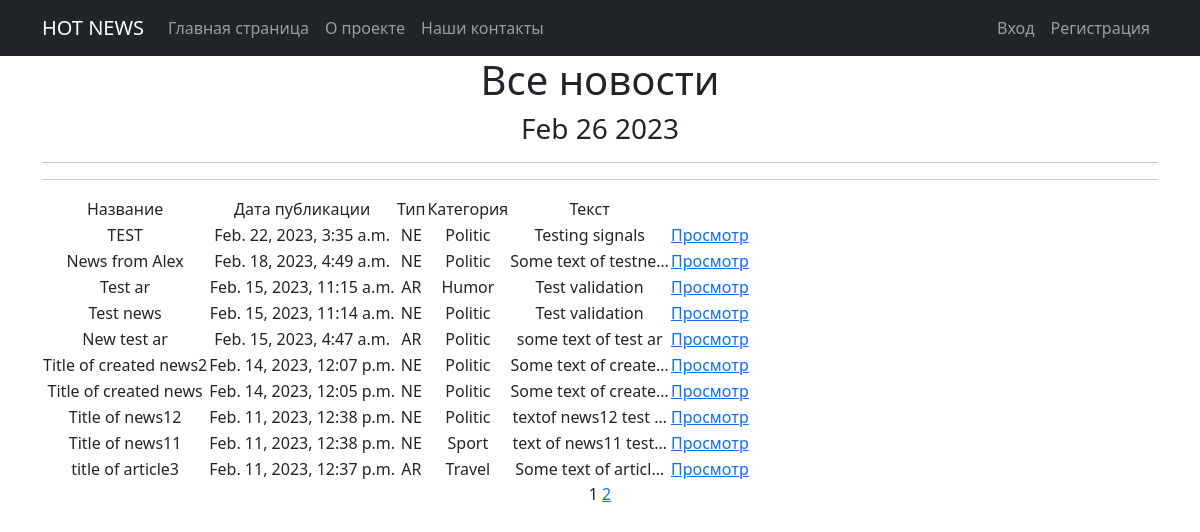
The page /news/ on the database as committed earlier.
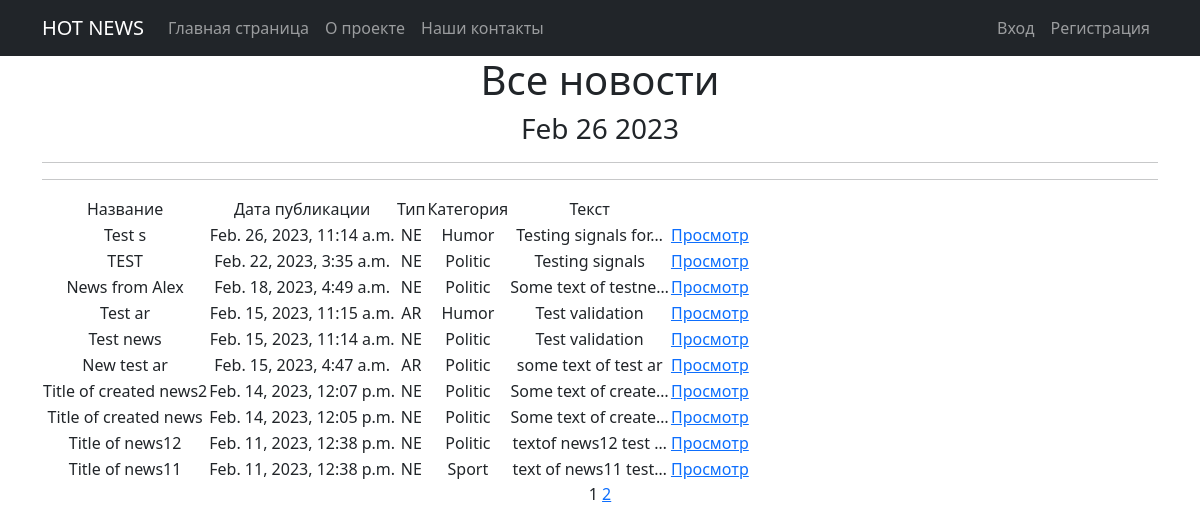
The same page on the database as committed later.
### news/models.py (models this page shows, shortened)
class Post(models.Model):
    author = models.ForeignKey(Author, to_field='authorUser_id', on_delete=models.CASCADE)
    NEWS = 'NE'
    ARTICLE = 'AR'
    CATEGORY_CHOISE = (
        (NEWS, 'Новость'),
        (ARTICLE, 'Статья'),
    )
    category_type = models.CharField(max_length=2, choices=CATEGORY_CHOISE, default=ARTICLE)
    dateCreation = models.DateTimeField(auto_now_add=True)
    postCategory = models.ManyToManyField(Category, through='PostCategory')
    title = models.CharField(max_length=128)
    text = models.TextField()
    rating = models.SmallIntegerField(default=0)

class Category(models.Model):
    name = models.CharField(max_length=32, unique=True)
    subscribers = models.ManyToManyField(User, blank=True, null=True, related_name='categories')

### news/views.py (the view)
# urls.py: path('news/', NewsList.as_view(), name='news_list'),
class NewsList(ListView):
    model = Post
    ordering = '-dateCreation'
    template_name = 'news_list.html'
    context_object_name = 'posts'
    paginate_by = 10
    def get_context_data(self, **kwargs):
        context = super().get_context_data(**kwargs)
        context['time_now'] = datetime.utcnow()
        return context

### news/templatetags/custom_filters.py (called while the page is built)
@register.filter()
def censor(value):
    if not isinstance(value, str):
        raise TypeError("Value must be a string")
    else:
        bad_words = ['badword1', 'badword2', 'badword3']
        words = value.split()
        for i, word in enumerate(words):
            if word.lower() in bad_words:
                words[i] = word[0] + "*" * (len(word) - 1)
        return " ".join(words)

### templates/news_list.html (shortened to what this page needs)
{% extends 'flatpages/default.html' %}
{% load custom_filters %}
{% block content %}
   <h1>Все новости</h1>
   <h3>{{ time_now|date:'M d Y' }}</h3>
   <hr>
   <hr>
   {% if posts %}
       <table>
           <tr>
               <td>Название</td>
               <td>Дата публикации</td>
               <td>Тип</td>
               <td>Категория</td>
               <td>Текст</td>
           </tr>
           {% for post in posts %}
                  <tr>
                      <td>{{ post.title|censor }}</td>
                      <td>{{ post.dateCreation }}</td>
                      <td>{{ post.category_type }}</td>
                      <td>{% for cat in post.postCategory.all %}
                             {{ cat.name }}
                          {% endfor %}</td>
                      <td>{{ post.text|truncatechars:20|censor }}</td>
                      {% if post.category_type == 'NE' %}
                        <td>
                        <a href="{% url 'post_detail' post.id %}">Просмотр</a>
                        </td>
                      {% elif post.category_type == 'AR' %}
                        <td>
                        <a href="{% url 'ar_detail' post.id %}">Просмотр</a>
                        </td>
                      {% endif %}
                  </tr>
           {% endfor %}
       </table>
   {% else %}
       <h2>Новостей нет!</h2>
   {% endif %}
   {{ page_obj.number }}
   {% if page_obj.has_next %}
       <a href="?page={{ page_obj.next_page_number }}">{{ page_obj.next_page_number }}</a>
   {% endif %}
{% endblock content %}

Rows that differ between the two databases and show on the page:
no longer on this page (row unchanged): Post: title|censor "title of article3", dateCreation "Feb. 11, 2023, 12:37 p.m.", category_type "AR", text|censor "Some text of articl…", shows "Просмотр"
no longer on this page (row unchanged): Category: name "Travel", shown under "title of article3"
added Post: title|censor "Test s", dateCreation "Feb. 26, 2023, 11:14 a.m.", category_type "NE", text|censor "Testing signals for…", shows "Просмотр", Category (name "Humor")
